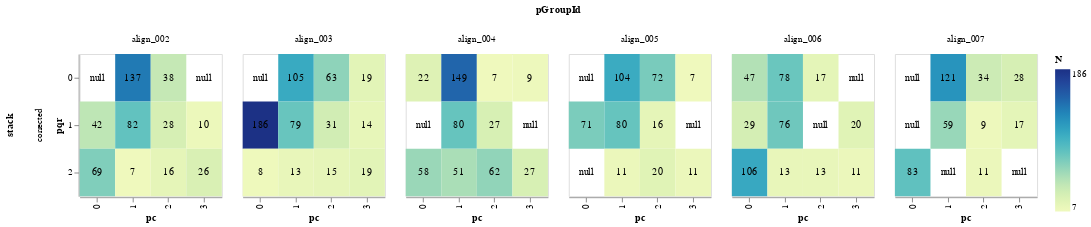

Source (notebook cell):
### Markdown cell above
#### North-South point matches

### Code cell
icatapi.plotting.plot_matches_within_section(df_matches,
                                             direction='north-south',
                                             width=150,
                                             height=150)
